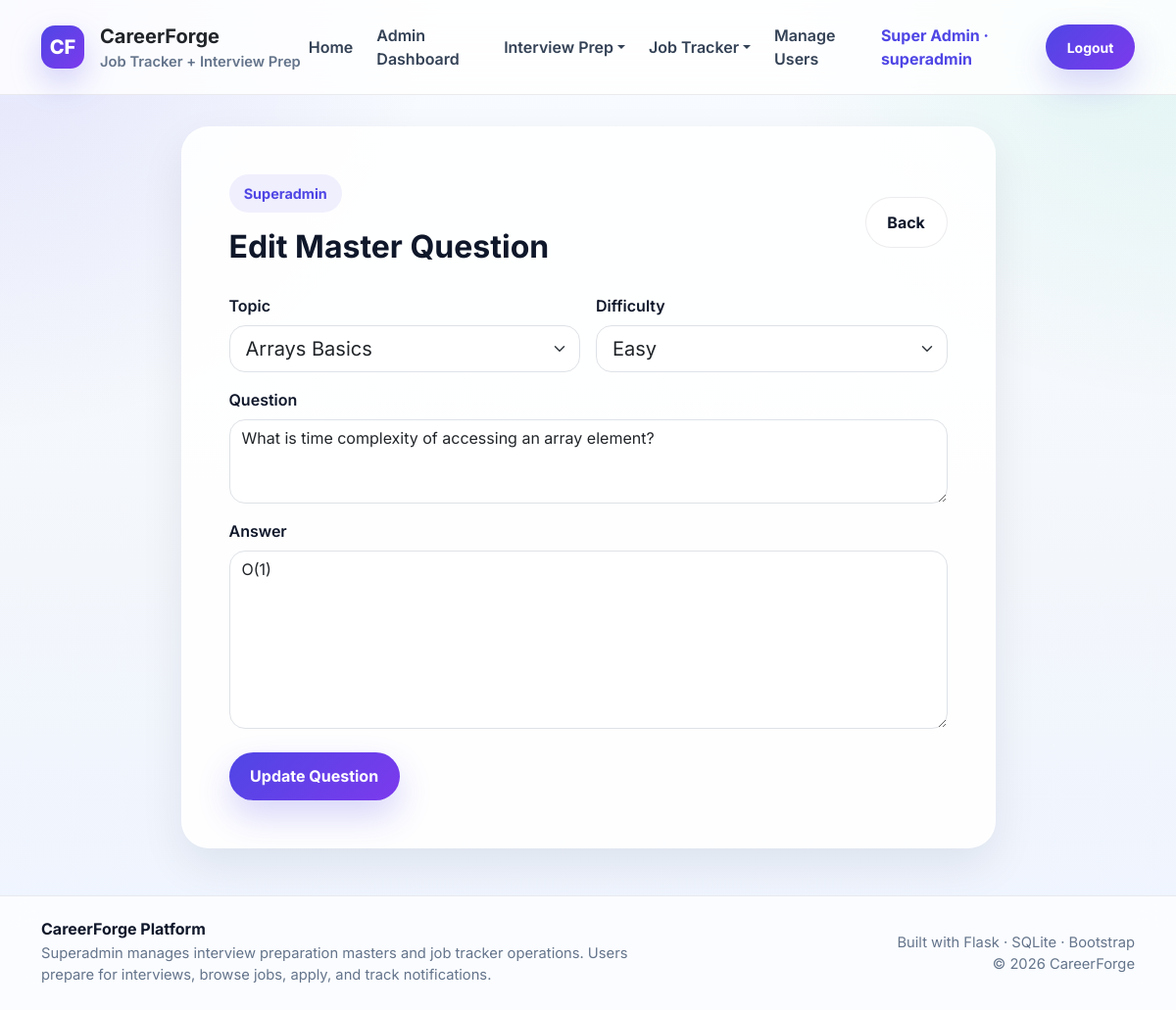
Screenshot of /superadmin/edit-master-question/2 (signed in) with the database file from the repository.
### tables this page shows
CREATE TABLE master_prep_questions (
            id INTEGER PRIMARY KEY AUTOINCREMENT,
            topic_id INTEGER NOT NULL,
            question TEXT NOT NULL,
            answer TEXT,
            difficulty TEXT,
            is_important INTEGER DEFAULT 0,
            created_by INTEGER,
            created_at TIMESTAMP DEFAULT CURRENT_TIMESTAMP, is_active INTEGER DEFAULT 1,
            FOREIGN KEY (topic_id) REFERENCES master_prep_topics(id),
            FOREIGN KEY (created_by) REFERENCES users(id)
        );

CREATE TABLE master_prep_topics (
            id INTEGER PRIMARY KEY AUTOINCREMENT,
            topic_name TEXT NOT NULL UNIQUE,
            category TEXT,
            description TEXT,
            created_by INTEGER,
            created_at TIMESTAMP DEFAULT CURRENT_TIMESTAMP, is_active INTEGER DEFAULT 1,
            FOREIGN KEY (created_by) REFERENCES users(id)
        );

### app.py (the view, shortened to what this page needs)
@app.route("/superadmin/edit-master-question/<int:question_id>", methods=["GET", "POST"])
@login_required
@role_required("superadmin")
def edit_master_question(question_id):
    db = get_db()
    question_row = db.execute(
        """
        SELECT * FROM master_prep_questions
        WHERE id = ? AND is_active = 1
        """,
        (question_id,),
    ).fetchone()
    if not question_row:
        flash("Master question not found.", "danger")
        return redirect(url_for("all_master_questions"))
    topics = db.execute(
        """
        SELECT id, topic_name FROM master_prep_topics
        WHERE is_active = 1
        ORDER BY topic_name ASC
        """
    ).fetchall()
    return render_template("edit_master_question.html", question_row=question_row, topics=topics)

### app.py (called while the page is built)
def get_db():
    if "db" not in g:
        g.db = sqlite3.connect(DATABASE)
        g.db.row_factory = sqlite3.Row
        g.db.execute("PRAGMA foreign_keys = ON")
    return g.db

def login_required(f):
    @wraps(f)
    def decorated_function(*args, **kwargs):
        if "user_id" not in session:
            flash("Please login first.", "warning")
            return redirect(url_for("login"))
        return f(*args, **kwargs)
    return decorated_function

def role_required(required_role):
    def decorator(f):
        @wraps(f)
        def decorated_function(*args, **kwargs):
            if "user_id" not in session:
                flash("Please login first.", "warning")
                return redirect(url_for("login"))
            if session.get("role") != required_role:
                flash("You are not authorized to access this page.", "danger")
                return redirect(url_for("login"))
            return f(*args, **kwargs)
        return decorated_function
    return decorator

@app.context_processor
def inject_user():
    unread_notifications = 0
    if "user_id" in session:
        try:
            db = get_db()
            unread_notifications = db.execute(
                """
                SELECT COUNT(*) AS count
                FROM notifications
                WHERE user_id = ? AND is_read = 0
                """,
                (session.get("user_id"),),
            ).fetchone()["count"]
        except Exception:
            unread_notifications = 0
    return {
        "current_user_name": session.get("full_name"),
        "current_user_role": session.get("role"),
        "current_user_id": session.get("user_id"),
        "is_logged_in": "user_id" in session,
        "unread_notifications_count": unread_notifications,
    }

### templates/edit_master_question.html (shortened to what this page needs)
{% extends "base.html" %}
{% block content %}
<div class="row justify-content-center">
  <div class="col-lg-9">
    <div class="glass-card p-4 p-md-5">
      <div class="d-flex justify-content-between align-items-center mb-4">
        <div><span class="section-pill">Superadmin</span><h2 class="fw-bold mt-3 mb-1">Edit Master Question</h2></div>
        <a href="{{ url_for('all_master_questions') }}" class="btn btn-light-soft">Back</a>
      </div>
      <form method="POST">
        <div class="row g-3">
          <div class="col-md-6"><label class="form-label fw-semibold">Topic</label><select name="topic_id" class="form-select form-select-lg rounded-4" required>{% for topic in topics %}<option value="{{ topic.id }}" {% if question_row.topic_id == topic.id %}selected{% endif %}>{{ topic.topic_name }}</option>{% endfor %}</select></div>
          <div class="col-md-6"><label class="form-label fw-semibold">Difficulty</label><select name="difficulty" class="form-select form-select-lg rounded-4"><option value="Easy" {% if question_row.difficulty == 'Easy' %}selected{% endif %}>Easy</option></select></div>
          <div class="col-12"><label class="form-label fw-semibold">Question</label><textarea name="question" rows="3" class="form-control rounded-4" required>{{ question_row.question }}</textarea></div>
          <div class="col-12"><label class="form-label fw-semibold">Answer</label><textarea name="answer" rows="7" class="form-control rounded-4">{{ question_row.answer if question_row.answer else '' }}</textarea></div>
        </div>
        <button type="submit" class="btn btn-primary-soft mt-4">Update Question</button>
      </form>
    </div>
  </div>
</div>
{% endblock %}

### templates/base.html (style rules this page uses)
:root { --text: #0f172a; --muted: #64748b; --line: rgba(15, 23, 42, 0.08); --card: rgba(255, 255, 255, 0.88); --primary: #4f46e5; --primary-2: #7c3aed; --success: #059669; --warning: #d97706; --danger: #dc2626; }
body { margin: 0; font-family: "Inter", sans-serif; color: var(--text); background: radial-gradient(circle at top left, rgba(79, 70, 229, 0.12), transparent 28%), radial-gradient(circle at top right, rgba(16, 185, 129, 0.10), transparent 26%), linear-gradient(180deg, #f8fbff 0%, #f4f7fb 48%, #eef4ff 100%); min-height: 100vh; }
.btn-primary-soft { background: linear-gradient(135deg, var(--primary), var(--primary-2)); color: #fff; border: none; border-radius: 999px; font-weight: 700; padding: 0.8rem 1.35rem; box-shadow: 0 16px 34px rgba(79, 70, 229, 0.22); }
.btn-light-soft { background: rgba(255, 255, 255, 0.9); color: var(--text); border: 1px solid var(--line); border-radius: 999px; font-weight: 700; padding: 0.8rem 1.35rem; }
.glass-card { background: var(--card); border: 1px solid rgba(255, 255, 255, 0.7); box-shadow: 0 18px 45px rgba(15, 23, 42, 0.08); border-radius: 28px; }
.section-pill { display: inline-flex; align-items: center; gap: .5rem; border-radius: 999px; padding: .55rem .95rem; background: rgba(79, 70, 229, 0.08); color: var(--primary); font-size: .9rem; font-weight: 700; }

### rows the page displays
master_prep_questions: topic_id "Arrays Basics", difficulty "Easy", question "What is time complexity of accessing an array element?", answer "O(1)"

### other values shown
{{ current_user_name }} "Super Admin"
{{ current_user_role }} "superadmin"
